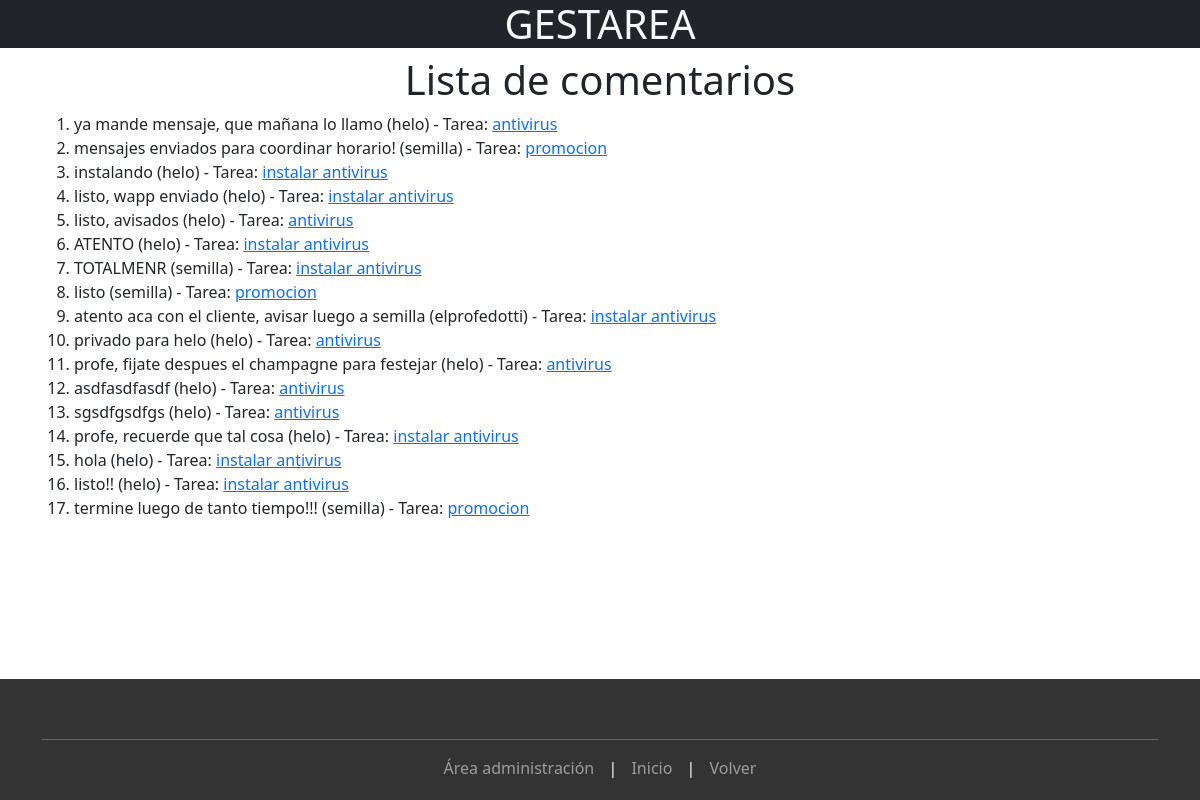
The page /comentarios/ on the database as committed earlier.
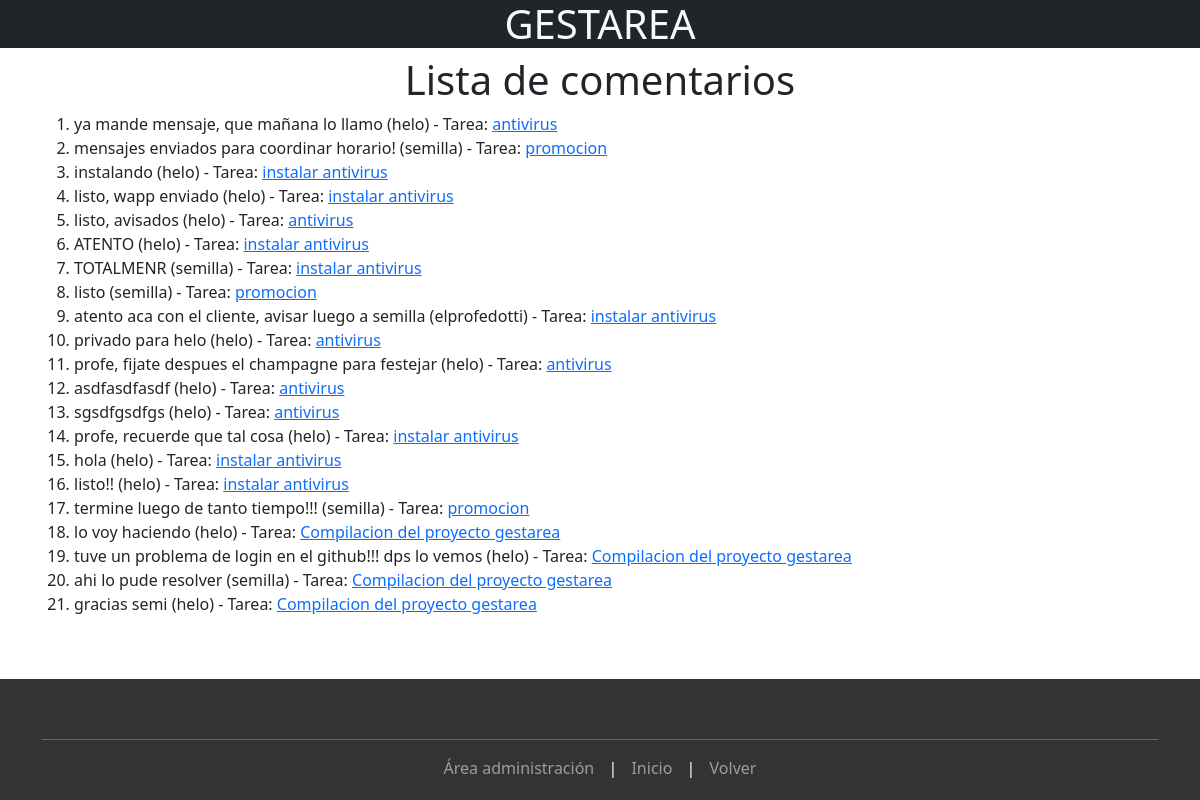
The same page on the database as committed later.
### tareas/models.py (models this page shows, shortened)
class Comentario(models.Model):
    OPCIONES_VISIBILIDAD = (
        ('PUBLICO', 'Publico'),
        ('PRIVADO', 'Privado'),
    )
    texto = models.TextField()
    creado_por = models.ForeignKey(User, on_delete=models.CASCADE, related_name='comentario_usuario')
    tarea = models.ForeignKey(Tarea, on_delete=models.CASCADE)
    visibilidad = models.CharField(max_length=7, choices=OPCIONES_VISIBILIDAD, default='PUBLICO')

class Tarea(models.Model):
    OPCIONES_ESTADO = (
        ('PENDIENTE', 'Pendiente'),
        ('EN_PROGRESO', 'En Progreso'),
        ('COMPLETADA', 'Completada'),
    )
    OPCIONES_PRIORIDAD = (
        ('BAJA', 'Baja'),
        ('MEDIA', 'Media'),
        ('ALTA', 'Alta'),
    )
    nombre = models.CharField(max_length=200)
    descripcion = models.TextField()
    fecha_vencimiento = models.DateTimeField()
    estado = models.CharField(max_length=12, choices=OPCIONES_ESTADO, default='PENDIENTE')
    prioridad = models.CharField(max_length=6, choices=OPCIONES_PRIORIDAD, default='MEDIA')
    categoria = models.ForeignKey(Categoria, on_delete=models.CASCADE)
    asignada_a = models.ForeignKey(User, on_delete=models.CASCADE, related_name='tareas_asignadas')
    es_publica = models.BooleanField(default=False)

### tareas/views.py (the view)
# urls.py: path('comentarios/', views.lista_comentarios, name='lista_comentarios'),
def lista_comentarios(request):
    comentarios = Comentario.objects.all()
    return render(request, 'tareas/lista_comentarios.html', {'comentarios': comentarios})

### tareas/templates/tareas/lista_comentarios.html (shortened to what this page needs)
{% extends "base_generic.html" %}
{% block content %}
<center><h1>Lista de comentarios</h1></center>
<ol>
    {% for comentario in comentarios %}
        <li>
            {{ comentario.texto }}
            ({{ comentario.creado_por }})
            <span>- Tarea: </span><a href="#" data-toggle="modal" data-target="#detalleTareaModal{{comentario.tarea.id}}">{{ comentario.tarea.nombre }}</a>
        </li>
    {% empty %}
        <li>No hay comentarios.</li>
    {% endfor %}
</ol>
{% endblock %}

Rows that differ between the two databases and show on the page:
added Comentario: texto "lo voy haciendo", creado_por "helo", tarea.nombre "Compilacion del proyecto gestarea"
added Comentario: texto "tuve un problema de login en el github!!! dps lo vemos", creado_por "helo", tarea.nombre "Compilacion del proyecto gestarea"
added Comentario: texto "ahi lo pude resolver", creado_por "semilla", tarea.nombre "Compilacion del proyecto gestarea"
added Comentario: texto "gracias semi", creado_por "helo", tarea.nombre "Compilacion del proyecto gestarea"
